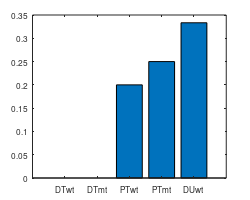

Reproduce this figure in MATLAB.

clear all 
close all 

samplenumber=[5,5,4,4,3];
G1=[827,1274,542,826,224];
G3=[142,208,90,179,45];
G9=[16, 19, 15,22,6];
N1=[5, 8, 7, 5, 2];
M1=[0, 0, 2, 1, 0];


G2=[68,94,51,58,21];
G5=[2, 2, 0, 2, 0];
G13=[7, 4, 4, 8, 3];
G12=[5, 3, 5, 7, 0];
G19=[2, 3, 0, 1, 0];
G10=[12, 18, 8, 9, 5];
G4=[15, 31, 7, 20, 5];

G6=[31, 42, 21, 17, 7];
G7=[7, 3, 0, 3, 1];
G8=[2, 3, 0, 0, 1];
G14=[1, 0, 1, 0, 3];
G17=[0,1,0,0,0];
G24=[0,0,0,1,0];
G11=[0,0,0,0,1];

N11=[4, 10, 7, 6, 1];
N2=[1, 3, 1, 1, 0];
N3=[2, 4, 0, 2, 0];

M4=[2, 2, 0, 1, 0];
M8=[1, 0, 1, 0, 0];
N7=[0,1,0,0,0];
N12=[0,0,1,0,0];
N4=[1, 1, 0, 0, 1];
N9=[0, 1, 0, 1, 0];
N5=[];
N6=[];

M9=[0,0,1,0,0];
M2=[2, 0, 0, 0, 0];
M20=[0, 0, 1, 1, 0];
M7=[0,1,0,0,0];

P8=[1, 0, 0, 0,0];
G81=[0, 1, 0, 1, 1];


data=[G81];

for i=1:size(data,1)
    data(i,:)=data(i,:)./samplenumber;
end

newdata=data(:,[1,3,2,4,5]);


h=figure;
set(gcf, 'PaperSize', [2.5 2]); %7
set(gcf, 'PaperPositionMode', 'manual');
set(gcf, 'PaperPosition', [0 0 2.5 2]);

bar(newdata)
%pause 
low=round(0.9*min(newdata));
up=ceil(max(newdata));


mid1=round(low+0.25*(up-low));
mid2=round(low+0.50*(up-low));
mid3=round(low+0.75*(up-low));

if up>10
    ylim([low,up])
    set(gca,'ytick',[low,mid1,mid2,mid3,up])
end
set(gca,'xticklabel',{'DTwt','DTmt','PTwt','PTmt','DUwt'},'fontsize',6)

print(gcf, '-dpng', ['motif','_']);

